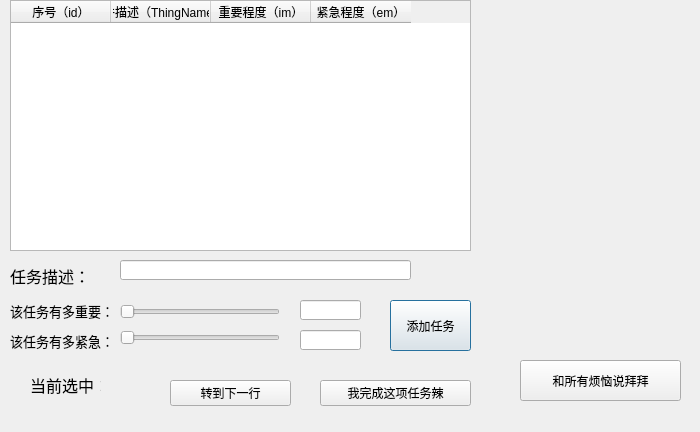
<?xml version="1.0" encoding="UTF-8"?>
<ui version="4.0">
 <class>dailymsy_allin</class>
 <widget class="QDialog" name="dailymsy_allin">
  <property name="geometry">
   <rect>
    <x>0</x>
    <y>0</y>
    <width>700</width>
    <height>432</height>
   </rect>
  </property>
  <property name="minimumSize">
   <size>
    <width>700</width>
    <height>432</height>
   </size>
  </property>
  <property name="maximumSize">
   <size>
    <width>700</width>
    <height>432</height>
   </size>
  </property>
  <property name="windowTitle">
   <string>Dialog</string>
  </property>
  <widget class="QLabel" name="label">
   <property name="geometry">
    <rect>
     <x>10</x>
     <y>265</y>
     <width>91</width>
     <height>21</height>
    </rect>
   </property>
   <property name="font">
    <font>
     <family>华文琥珀</family>
     <pointsize>12</pointsize>
    </font>
   </property>
   <property name="text">
    <string>任务描述：</string>
   </property>
  </widget>
  <widget class="QLineEdit" name="thingsname">
   <property name="geometry">
    <rect>
     <x>120</x>
     <y>260</y>
     <width>291</width>
     <height>20</height>
    </rect>
   </property>
  </widget>
  <widget class="QLabel" name="label_2">
   <property name="geometry">
    <rect>
     <x>10</x>
     <y>300</y>
     <width>101</width>
     <height>21</height>
    </rect>
   </property>
   <property name="font">
    <font>
     <family>华文琥珀</family>
     <pointsize>10</pointsize>
    </font>
   </property>
   <property name="text">
    <string>该任务有多重要：</string>
   </property>
  </widget>
  <widget class="QLabel" name="label_3">
   <property name="geometry">
    <rect>
     <x>10</x>
     <y>330</y>
     <width>101</width>
     <height>21</height>
    </rect>
   </property>
   <property name="font">
    <font>
     <family>华文琥珀</family>
     <pointsize>10</pointsize>
    </font>
   </property>
   <property name="text">
    <string>该任务有多紧急：</string>
   </property>
  </widget>
  <widget class="QPushButton" name="missionAdd">
   <property name="geometry">
    <rect>
     <x>390</x>
     <y>300</y>
     <width>81</width>
     <height>51</height>
    </rect>
   </property>
   <property name="styleSheet">
    <string notr="true">font: 12pt &quot;华文琥珀&quot;;</string>
   </property>
   <property name="text">
    <string>添加任务</string>
   </property>
  </widget>
  <widget class="QLineEdit" name="imNum">
   <property name="geometry">
    <rect>
     <x>300</x>
     <y>300</y>
     <width>61</width>
     <height>20</height>
    </rect>
   </property>
  </widget>
  <widget class="QLineEdit" name="emNum">
   <property name="geometry">
    <rect>
     <x>300</x>
     <y>330</y>
     <width>61</width>
     <height>20</height>
    </rect>
   </property>
  </widget>
  <widget class="QTableWidget" name="workTable">
   <property name="geometry">
    <rect>
     <x>10</x>
     <y>0</y>
     <width>461</width>
     <height>251</height>
    </rect>
   </property>
   <attribute name="verticalHeaderVisible">
    <bool>false</bool>
   </attribute>
   <column>
    <property name="text">
     <string>序号（id）</string>
    </property>
   </column>
   <column>
    <property name="text">
     <string>事件描述（ThingNames）</string>
    </property>
   </column>
   <column>
    <property name="text">
     <string>重要程度（im）</string>
    </property>
   </column>
   <column>
    <property name="text">
     <string>紧急程度（em）</string>
    </property>
   </column>
  </widget>
  <widget class="QLabel" name="showMission">
   <property name="geometry">
    <rect>
     <x>30</x>
     <y>369</y>
     <width>71</width>
     <height>31</height>
    </rect>
   </property>
   <property name="font">
    <font>
     <family>华文琥珀</family>
     <pointsize>12</pointsize>
    </font>
   </property>
   <property name="text">
    <string>当前选中：</string>
   </property>
  </widget>
  <widget class="QPushButton" name="deleteMission">
   <property name="geometry">
    <rect>
     <x>320</x>
     <y>380</y>
     <width>151</width>
     <height>26</height>
    </rect>
   </property>
   <property name="styleSheet">
    <string notr="true">font: 12pt &quot;华文琥珀&quot;;</string>
   </property>
   <property name="text">
    <string>我完成这项任务辣</string>
   </property>
  </widget>
  <widget class="QPushButton" name="delectAll">
   <property name="geometry">
    <rect>
     <x>520</x>
     <y>360</y>
     <width>161</width>
     <height>41</height>
    </rect>
   </property>
   <property name="styleSheet">
    <string notr="true">font: 12pt &quot;华文琥珀&quot;;</string>
   </property>
   <property name="text">
    <string>和所有烦恼说拜拜</string>
   </property>
  </widget>
  <widget class="QPushButton" name="nextRow">
   <property name="geometry">
    <rect>
     <x>170</x>
     <y>380</y>
     <width>121</width>
     <height>26</height>
    </rect>
   </property>
   <property name="styleSheet">
    <string notr="true">font: 12pt &quot;华文琥珀&quot;;</string>
   </property>
   <property name="text">
    <string>转到下一行</string>
   </property>
  </widget>
  <widget class="QLabel" name="show">
   <property name="geometry">
    <rect>
     <x>120</x>
     <y>380</y>
     <width>51</width>
     <height>16</height>
    </rect>
   </property>
   <property name="text">
    <string/>
   </property>
  </widget>
  <widget class="QSlider" name="horizontalSlider">
   <property name="geometry">
    <rect>
     <x>120</x>
     <y>304</y>
     <width>160</width>
     <height>16</height>
    </rect>
   </property>
   <property name="orientation">
    <enum>Qt::Horizontal</enum>
   </property>
  </widget>
  <widget class="QSlider" name="horizontalSlider_2">
   <property name="geometry">
    <rect>
     <x>120</x>
     <y>330</y>
     <width>160</width>
     <height>16</height>
    </rect>
   </property>
   <property name="orientation">
    <enum>Qt::Horizontal</enum>
   </property>
  </widget>
  <widget class="QLabel" name="pic">
   <property name="geometry">
    <rect>
     <x>490</x>
     <y>10</y>
     <width>201</width>
     <height>251</height>
    </rect>
   </property>
   <property name="text">
    <string/>
   </property>
  </widget>
 </widget>
 <resources/>
 <connections/>
</ui>
